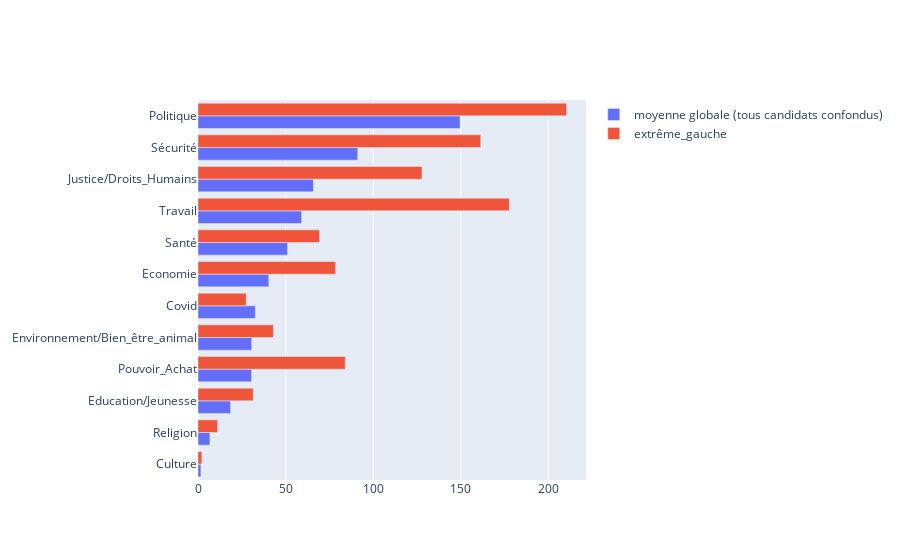

The notebook cell saved with this chart:
### Code cell
global_vs_choosen_political_orientation_mean_score_per_theme(political_orientation="Extrême Gauche")

### Figure 1 — Plotly figure (JSON) as saved in the notebook; plotly's stock layout.template omitted (floating-point values rounded to 4 significant figures)
{"data": [{"name": "moyenne globale (tous candidats confondus)", "orientation": "h", "type": "bar", "x": [1.643, 6.786, 18.57, 30.52, 30.62, 32.69, 40.38, 51.12, 59.14, 65.83, 91.17, 149.5], "y": ["Culture", "Religion", "Education/Jeunesse", "Pouvoir_Achat", "Environnement/Bien_être_animal", "Covid", "Economie", "Santé", "Travail", "Justice/Droits_Humains", "Sécurité", "Politique"]}, {"name": "extrême_gauche", "orientation": "h", "type": "bar", "x": [2.167, 11.17, 27.5, 31.5, 43, 69.33, 78.5, 84, 127.8, 161.3, 177.7, 210.3], "y": ["Culture", "Religion", "Covid", "Education/Jeunesse", "Environnement/Bien_être_animal", "Santé", "Economie", "Pouvoir_Achat", "Justice/Droits_Humains", "Sécurité", "Travail", "Politique"]}], "layout": {"barmode": "group"}}
